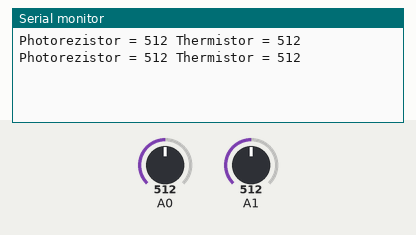
This sketch was run on a simulated Arduino Uno, built with avr-gcc and run on an emulated ATmega328P. On the bench: the last lines printed to the serial monitor. The inputs (shaded band) are chosen by the test bench; at power-on: A0 = 512, A1 = 512.

Above: at 1.8 s.
1.9 s: A0 set to 716
At 2.4 s:
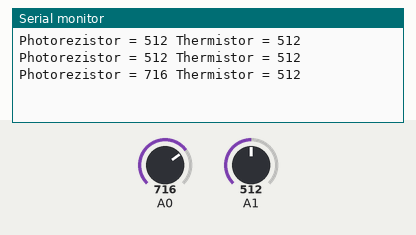
3.4 s: A1 set to 716
At 4.7 s:
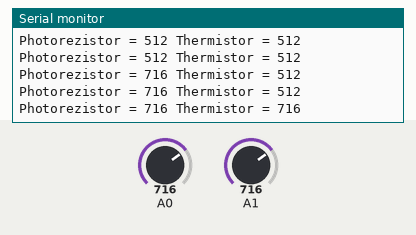
4.9 s: A0 set to 900
At 5.8 s:
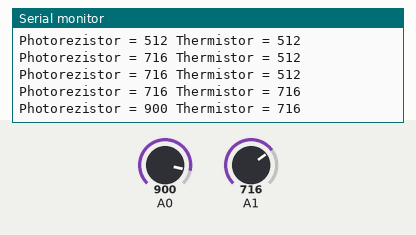
6.4 s: A1 set to 900
At 7.5 s:
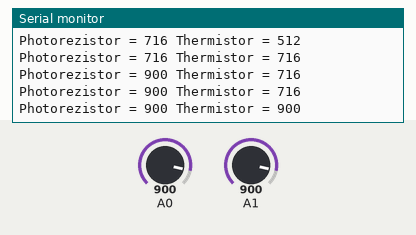
Timing chart, 0 to 8.9 s (numbered marks = the images above; inputs shaded):
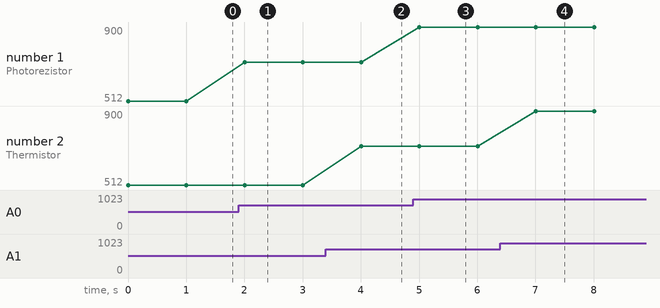

The sketch:

arduino-adc.ino
```cpp
// (licence header left out)
#include <Arduino.h>
#include "adc.h"

void setup()
{
    Serial.begin(115200);
    adc_init();
}

void loop()
{
    adc_start(ADC_CHANNEL_PHOTORESISTOR);
    uint16_t v_photorezistor = adc_read();

    adc_start(ADC_CHANNEL_THERMISTOR);
    uint16_t v_thermistor = adc_read();

    Serial.print("Photorezistor = ");Serial.print(v_photorezistor);
    Serial.print(" Thermistor = ");   Serial.print(v_thermistor);
    Serial.println();

    delay(1000);
}
```

adc.cpp
```cpp
// (licence header left out)
#include <stdint.h>
#include <avr/io.h>
#include "defines.h"
#include "adc.h"

void adc_init()
{
    // AVCC with external capacitor at AREF pin
    ADMUX SET BIT(REFS0);

    // set prescaller to 128 and enable
    ADCSRA SET (BIT(ADPS2) | BIT(ADPS1) | BIT(ADPS0) | BIT(ADEN));
}

void adc_start(uint8_t channel)
{
    // select ADC channel
    ADMUX RESET (0b00001111);
    ADMUX SET (channel);

    // start conversion
    ADCSRA SET BIT(ADSC);
}

uint16_t adc_read()
{
    // wait for conversion to finish
    loop_until_bit_is_clear(ADCSRA, ADSC);
    return ADC;
}
```

adc.h
```cpp
// (licence header left out)
#pragma once

#define ADC_CHANNEL_PHOTORESISTOR 0
#define ADC_CHANNEL_THERMISTOR    1

void adc_init();

void adc_start(uint8_t channel);
uint16_t adc_read();
```

defines.h
```cpp
// (licence header left out)
#pragma once

#define SET        |=
#define RESET      &=~
#define BIT(bit)   (1 << (bit))
```

Measured:
- after the input at 1.9 s, the serial monitor: prints a new line after 0.10 s (image 1)
- after the input at 3.4 s, the serial monitor: prints a new line after 0.60 s (image 2)
- after the input at 4.9 s, the serial monitor: prints a new line after 0.10 s (image 3)
- after the input at 6.4 s, the serial monitor: prints a new line after 0.61 s (image 4)
- plotted number 1: 512 → 716 after the input at 1.9 s, 716 → 900 after the input at 4.9 s
